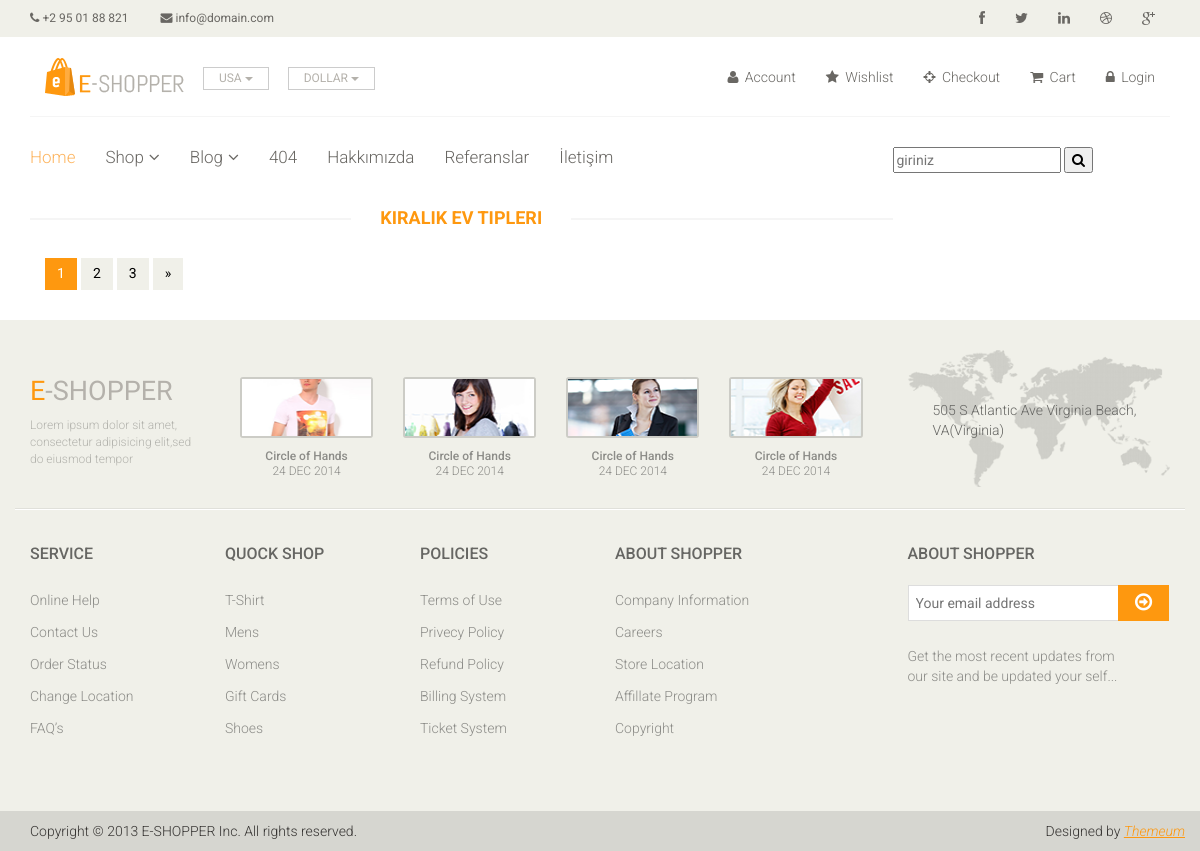
Before: /category/14/kiralik-ev-tipleri/ with the older database file.
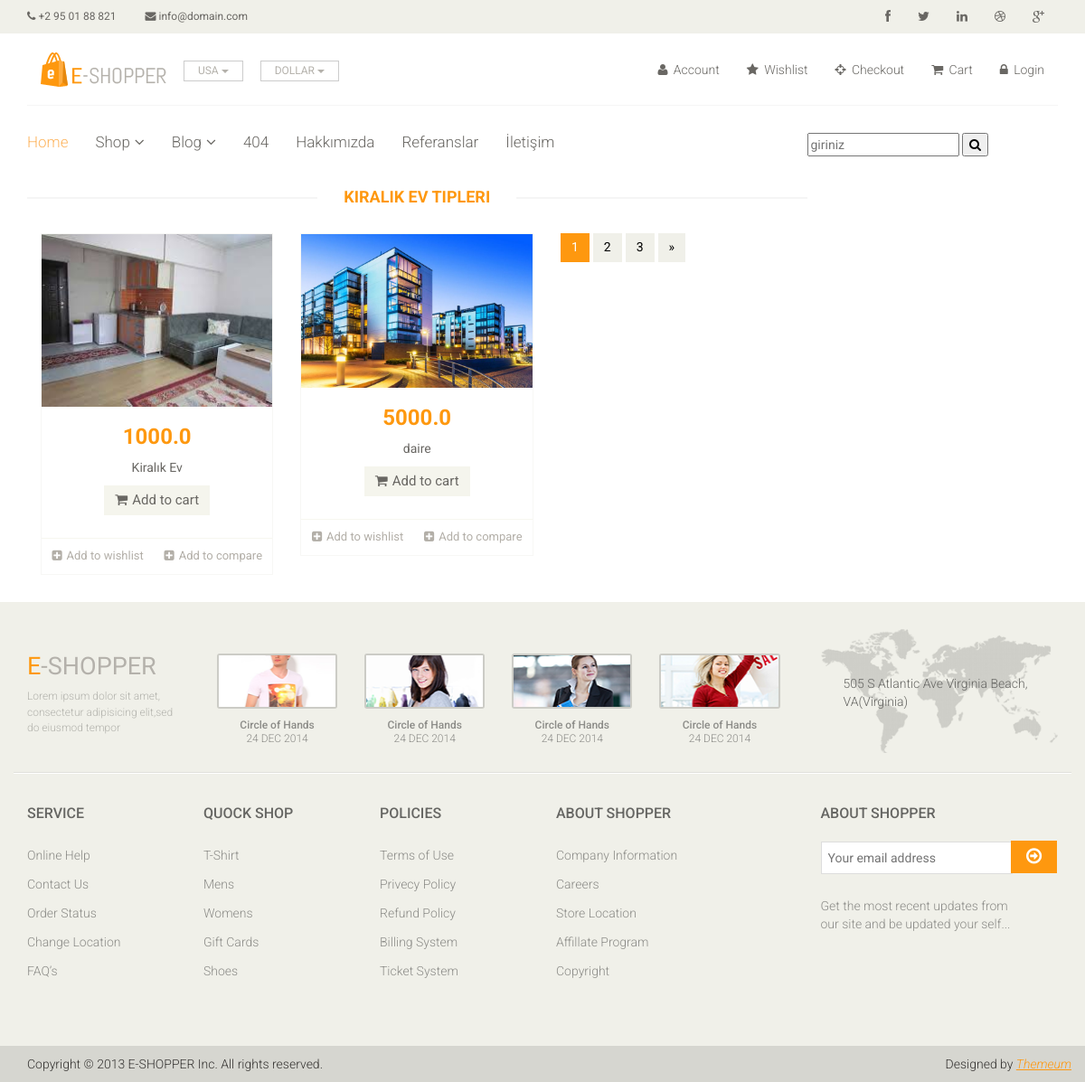
After: the same page with the newer database file.
### product/models.py (models this page shows, shortened)
class Product(models.Model):
    STATUS = (
        ('True', 'Evet'),
        ('False', 'Hayır'),
    )
    category = models.ForeignKey(Category, on_delete=models.CASCADE)
    title = models.CharField(max_length=150)
    keywords = models.CharField(max_length=255)
    description = models.CharField(max_length=255)
    image = models.ImageField(blank=True, upload_to='images/')
    price = models.FloatField()
    detail = RichTextUploadingField()
    slug = models.SlugField(blank=True,max_length=150)
    status = models.CharField(max_length=10, choices=STATUS)
    create_at = models.DateTimeField(auto_now_add=True)
    update_at = models.DateTimeField(auto_now=True)
    def image_tag(self):
        return mark_safe('<img src="{}" height="50"/>'.format(self.image.url))
    image_tag.short_description = 'Image'

### home/views.py (the view)
# urls.py: path('category/<int:id>/<slug:slug>/', views.category_products, name='category_products'),
def category_products(request, id, slug):
    category = Category.objects.all()
    categorydata = Category.objects.get(pk=id)
    products = Product.objects.filter(category_id=id)
    context = {'products': products, 'category': category,'categorydata':categorydata}
    return render(request,'products.html', context)

### home/templates/products.html (shortened to what this page needs)
{% extends "homebase.html" %}
{% block maincontent %}
<div id="contact-page" class="container">
    	<div class="bg">
	    	<div class="row">
	    		<div class="col-sm-12">
				</div>
			</div>
    		<div class="row">
                <div class="col-sm-9 padding-right">
					<div class="features_items">
						<h2 class="title text-center">{{categorydata.title}}</h2>
						{% for rs in products %}
						<div class="col-sm-4">
							<div class="product-image-wrapper">
								<div class="single-products">
									<div class="productinfo text-center">
										<img src="{{ rs.image.url }}" alt="" />
										<h2>{{ rs.price }}</h2>
										<p>{{ rs.title }}</p>
										<a href="/product/{{rs.id}}/{{rs.slug}}" class="btn btn-default add-to-cart"><i class="fa fa-shopping-cart"></i>Add to cart</a>
									</div>
									<div class="product-overlay">
										<div class="overlay-content">
										</div>
									</div>
								</div>
								<div class="choose">
									<ul class="nav nav-pills nav-justified">
										<li><a href=""><i class="fa fa-plus-square"></i>Add to wishlist</a></li>
										<li><a href=""><i class="fa fa-plus-square"></i>Add to compare</a></li>
									</ul>
								</div>
							</div>
						</div>
						{% endfor %}
						<ul class="pagination">
							<li class="active"><a href="">1</a></li>
							<li><a href="">2</a></li>
							<li><a href="">3</a></li>
							<li><a href="">&raquo;</a></li>
						</ul>
					</div>
				</div>
	    	</div>
    	</div>
    </div>
{% endblock %}

Changed rows visible on the page:
now on this page (row edited): Product: image (picture), price "1000.0", title "Kiralık Ev"
now on this page (row edited): Product: image (picture), price "5000.0", title "daire"
